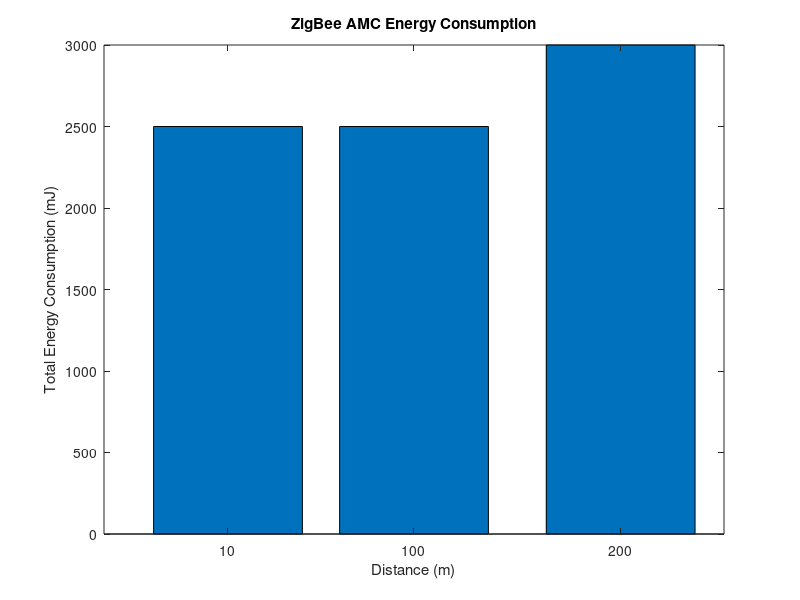

This figure's MATLAB source:
function ZigBee_AMC
    % Modulation schemes for ZigBee
    modulation_schemes = {'OQPSK', 'BPSK', 'QPSK'};
    distances = [10, 100, 200]; % Example distances
    data_rate = [250e3, 500e3, 1e6]; % Data rates corresponding to the modulation
    energy_per_bit = [0.003, 0.005, 0.01]; % Energy per bit for each modulation (in mJ)

    total_energy = zeros(1, length(distances));

    for i = 1:length(distances)
        if distances(i) < 50
            modulation = modulation_schemes{3}; % QPSK for shorter distance
            energy = energy_per_bit(3);
        elseif distances(i) < 150
            modulation = modulation_schemes{2}; % BPSK for medium distance
            energy = energy_per_bit(2);
        else
            modulation = modulation_schemes{1}; % OQPSK for longer distances
            energy = energy_per_bit(1);
        end

        total_energy(i) = energy * data_rate(i); % Energy consumption
    end
    
    disp(['ZigBee AMC Total Energy Consumption: ', num2str(total_energy)]);
    
    % Plot
    figure;
    bar(distances, total_energy);
    xlabel('Distance (m)');
    ylabel('Total Energy Consumption (mJ)');
    title('ZigBee AMC Energy Consumption');
end
